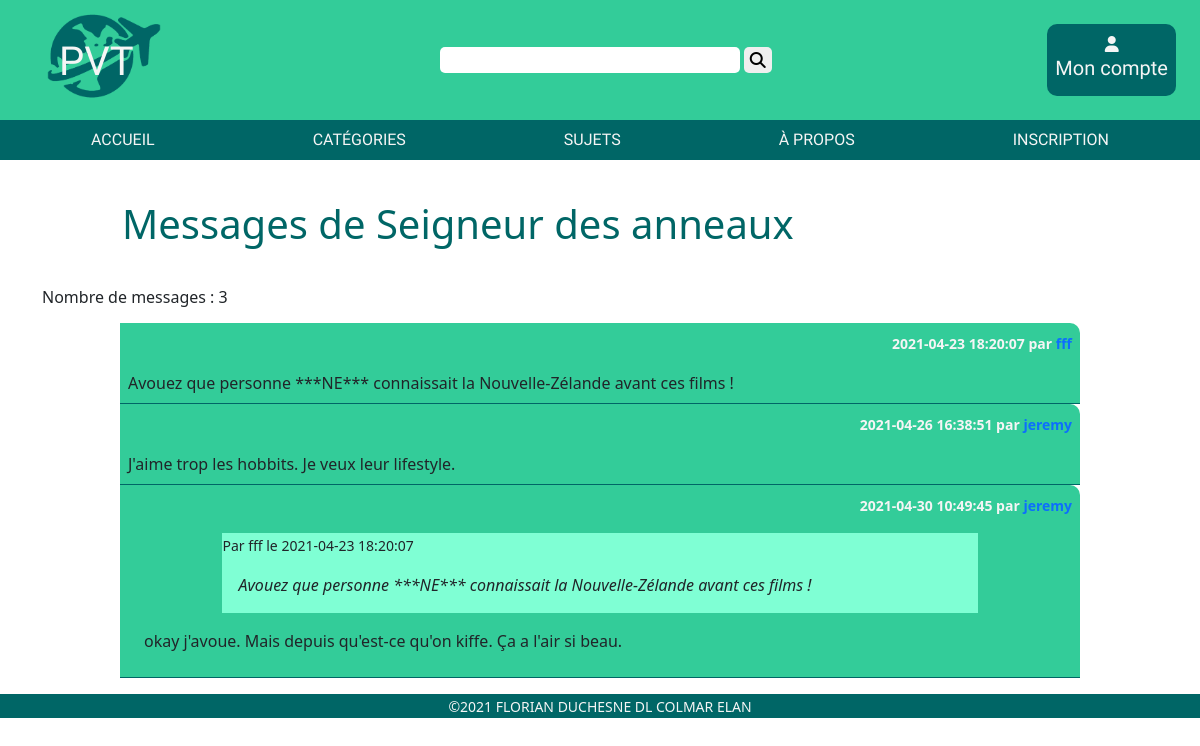
Page /?ctrl=topic&method=detailTopicById&id=12 on the committed database.
### tables this page shows
CREATE TABLE `topic` (
  `id_topic` int(11) NOT NULL,
  `title` varchar(50) NOT NULL,
  `dateCreation` datetime NOT NULL DEFAULT current_timestamp(),
  `lock` tinyint(1) NOT NULL DEFAULT 0,
  `user_id` int(11) DEFAULT NULL,
  `category_id` int(11) NOT NULL
);

CREATE TABLE `message` (
  `id_message` int(11) NOT NULL,
  `content` text NOT NULL,
  `dateCreation` datetime NOT NULL DEFAULT current_timestamp(),
  `topic_id` int(11) NOT NULL,
  `user_id` int(11) NOT NULL
);

CREATE TABLE `user` (
  `id_user` int(11) NOT NULL,
  `pseudo` varchar(50) NOT NULL,
  `email` varchar(50) NOT NULL,
  `password` varchar(255) NOT NULL,
  `dateRegistration` datetime NOT NULL DEFAULT current_timestamp(),
  `icon` varchar(255) DEFAULT NULL,
  `description` varchar(200) DEFAULT NULL,
  `statut` tinyint(1) DEFAULT 0
);

### app/Autoloader.php (called while the page is built, shortened)
<?php
abstract class Autoloader
{
	public static function autoload($class)
	{
		$parts = preg_split('#\\\#', $class);
		$className = array_pop($parts);
		$path = strtolower(implode(DS, $parts));
		$file = $className . '.php';
		$filepath = ROOT_DIR . $path . DS . $file;
	}
}

### app/Router.php (called while the page is built, shortened)
<?php
abstract class Router
{
    public static function handleRequest($get)
    {
        $method = "index";
        $ctrl = new $ctrlname();
        if (isset($get['method']) && method_exists($ctrl, $get['method'])) {
            $method = $get['method'];
        }
        return $ctrl->$method();
    }
}

### app/DAO.php (called while the page is built, shortened)
<?php
    abstract class DAO
    {
        public static function getConnection(){
            try{
                $pdo = new \PDO(
                    'mysql:host='.self::DB_HOST.';dbname='.self::DB_NAME,
                    self::DB_USER,
                    self::DB_PASS,
                    [
                        \PDO::ATTR_ERRMODE => \PDO::ERRMODE_EXCEPTION,
                        \PDO::ATTR_DEFAULT_FETCH_MODE => \PDO::FETCH_ASSOC
                    ]
                );
                return $pdo;
            }
            catch(\Exception $e){
                echo $e->getMessage();
                die();
            }
        }
    }

### controller/TopicController.php (called while the page is built, shortened)
<?php
class TopicController
{
  public function DetailTopicById()
  {
    $id = (isset($_GET['id'])) ? $_GET['id'] : null;
    $topicModel = new TopicManager;
    $messageModel = new MessageManager;
    $topic = $topicModel->findOneById($id);
    $messages = $messageModel->findMessagesByTopic($id);
    $nbMessages = $messageModel->countMessagesByTopic($id);
    return [
      "view" => "listMessagesByTopic.php",
      "data" => [
        "topic" => $topic,
        "messages" => $messages,
        "nbMessages" => $nbMessages
      ],
      "titrePage" => "liste des messages du topic"
    ];
  }
}

### model/manager/TopicManager.php (called while the page is built, shortened)
<?php
class TopicManager extends AbstractManager
{
  private static $classname = "Model\Entity\Topic";
  public function findOneById($id)
  {
    $sql = "SELECT * FROM topic t WHERE t.id_topic = :id";
    return self::getOneOrNullResult(
      self::select($sql, ["id" => $id], false),
      self::$classname
    );
  }
}

### app/AbstractManager.php (called while the page is built, shortened)
<?php
abstract class AbstractManager
{
    private static $connection;
    protected static function connect()
    {
        self::$connection = DAO::getConnection();
    }
    protected static function getOneOrNullResult($row, $class)
    {
        if ($row != null) {
            return new $class($row);
        }
        return null;
    }
    protected static function getResults($rows, $class)
    {
        $results = [];
        if ($rows != null) {
            foreach ($rows as $row) {
                $results[] = new $class($row);
            }
        }
        return $results;
    }
    protected static function select($sql, $params = null, $multiple = true)
    {
        $stmt = self::$connection->prepare($sql);
        $stmt->execute($params);
        if ($multiple) {
            return $stmt->fetchAll();
        }
        return $stmt->fetch();
    }
}

### app/AbstractEntity.php (called while the page is built, shortened)
<?php
abstract class AbstractEntity
{
    protected static function hydrate($data, $object)
    {
        foreach ($data as $field => $value) {
            $fieldArray = explode("_", $field);
            $field = $fieldArray[0];
            if (isset($fieldArray[1]) && $fieldArray[1] == "id") {
                $classname = ucfirst($fieldArray[0]) . "Manager";
                $manager = new $FKCName();
                $field = $fieldArray[0];
                $value = $manager->findOneById($value);
            }
            $method = "set" . ucfirst($field);
        }
    }
}

### model/entity/Topic.php (called while the page is built, shortened)
<?php
class Topic extends AbstractEntity
{
  public function __construct($data)
  {
    parent::hydrate($data, $this);
  }
  public function setId($id)
  {
    return $this;
  }
  public function setTitle($title)
  {
    return $this;
  }
  public function setUser($user)
  {
    return $this;
  }
  public function setCategory($category)
  {
    return $this;
  }
  public function setDateCreation($dateCreation)
  {
    return $this;
  }
  public function setLock($lock)
  {
    return $this;
  }
}

### model/manager/UserManager.php (called while the page is built, shortened)
<?php
class UserManager extends AbstractManager
{
  private static $classname = "Model\Entity\User";
  public function findOneById($id)
  {
    $sql = "SELECT * FROM user u WHERE u.id_user = :id";
    return self::getOneOrNullResult(
      self::select($sql, ["id" => $id], false),
      self::$classname
    );
  }
}

### model/entity/User.php (called while the page is built, shortened)
<?php
class User extends AbstractEntity
{
  public function setId($id)
  {
    return $this;
  }
  public function setPseudo($pseudo)
  {
    return $this;
  }
  public function setEmail($email)
  {
    return $this;
  }
  public function setPassword($password)
  {
    return $this;
  }
  public function setDateRegistration($dateRegistration)
  {
    return $this;
  }
  public function setIcon($icon)
  {
    return $this;
  }
  public function setDescription($description)
  {
    return $this;
  }
  public function setStatut($statut)
  {
    return $this;
  }
}

### model/manager/CategoryManager.php (called while the page is built, shortened)
<?php
class CategoryManager extends AbstractManager
{
  private static $classname = "Model\Entity\Category";
  public function findOneById($id)
  {
    $sql = "SELECT * FROM category WHERE id_category = :id";
    return self::getOneOrNullResult(
      self::select($sql, ["id" => $id], false),
      self::$classname
    );
  }
}

### model/entity/Category.php (called while the page is built, shortened)
<?php
class Category extends AbstractEntity
{
  public function setId($id)
  {
    return $this;
  }
  public function setName($name)
  {
    return $this;
  }
  public function setDateCreation($dateCreation)
  {
    return $this;
  }
  public function setImg($img)
  {
    return $this;
  }
}

### model/manager/MessageManager.php (called while the page is built, shortened)
<?php
class MessageManager extends AbstractManager
{
  private static $classname = "Model\Entity\Message";
  public function findMessagesByTopic($id)
  {
    $sql = "SELECT * FROM message m WHERE m.topic_id = :id";
    return self::getResults(
      self::select($sql, ["id" => $id], true),
      self::$classname
    );
  }
}

### model/entity/Message.php (called while the page is built, shortened)
<?php
class Message extends AbstractEntity
{
  public function __construct($data)
  {
    parent::hydrate($data, $this);
  }
  public function setId($id)
  {
    return $this;
  }
  public function setContent($content)
  {
    return $this;
  }
  public function setDateCreation($dateCreation)
  {
    return $this;
  }
}

### view/listMessagesByTopic.php (the view, shortened to what this page needs)
<?php
$topic = $data['topic'];
foreach ($data['nbMessages'] as $value) {
  $nbMessages = $value;
}
?>
<div class="container detailTopic">
  <h1>Messages de <?= $topic->getTitle() ?></h1>
  <h6> Nombre de messages : <?= $nbMessages ?> </h6>
  <div class="m-3">
    <?php
    foreach ($data['messages'] as $message) {
      $user = $message->getUser();
    ?>
      <div class="m-auto">
        <table class="m-auto">
          <thead>
            <th>
              <small> <?= $message->getDateCreation() ?> par <a href="?ctrl=user&method=detailUser&id=<?= $user->getId() ?> "> <?= $user->getPseudo() ?></a></small>
            </th>
          </thead>
          <tbody>
            <tr>
              <td>
                <?= $message->getContent() ?>
              </td>
            </tr>
          </tbody>
        </table>
      </div>
    <?php
    }
    ?>
  </div>
</div>

### public/css/style.css (style rules this page uses)
* { box-sizing: border-box; }
body { margin: 0; }
a { text-decoration: none; }
main h1 { margin: 1em; color: #006666; margin-left: 2em; }
table td, th { min-width: 100px; padding: 0.5em; text-align: center; }
thead :first-child { border-radius: 10px 0px 0px 0px; }
thead :last-child { border-radius: 0px 10px 0px 0px; }
table { margin: 2em; }
.detailTopic table { width: 80vw; }
table th { background-color: #006666; color: whitesmoke; }
table td { background-color: #33cc99; border-bottom: solid #006666 1px; }
.detailTopic table { margin: 0em; }
.detailTopic table td { text-align: left; }
.detailTopic table th { background-color: #33cc99; text-align: end; }
.detailTopic figure { display: flex; flex-direction: column-reverse; background-color: aquamarine; width: 80%; margin: auto; }
.detailTopic figure blockquote { font-style: italic; margin: 1em; }
.detailTopic p { margin: 1em; }

### rows in the picture
topic: title "Seigneur des anneaux"
message: dateCreation "2021-04-23 18:20:07", user.pseudo "fff", content "Avouez que personne ***NE*** connaissait la Nouvelle-Zélande avant ces films !"
message: dateCreation "2021-04-26 16:38:51", user.pseudo "jeremy", content "J'aime trop les hobbits. Je veux leur lifestyle."
message: dateCreation "2021-04-30 10:49:45", user.pseudo "jeremy", content "Avouez que personne ***NE*** connaissait la Nouvelle-Zélande avant ces films ! Par fff le 2021-04-23 18:20:07 okay j'avoue. Mais depuis qu'est-ce qu'on kiffe. Ça a l'air si beau."

### other values in the picture
$nbMessages "3"
